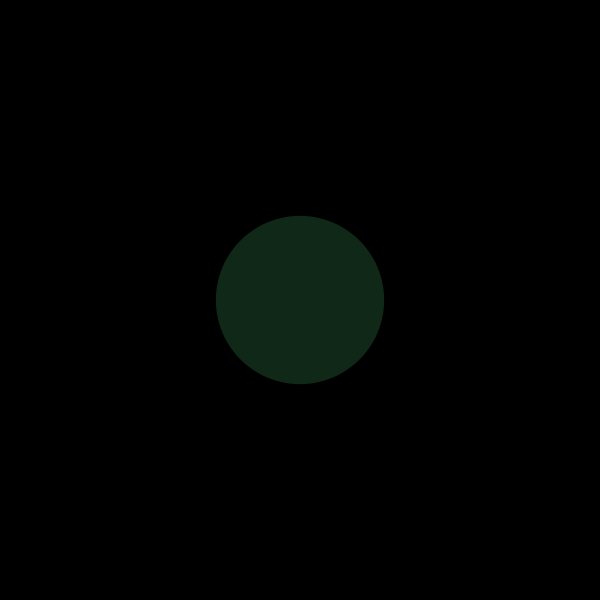
Frame 1 (no input)
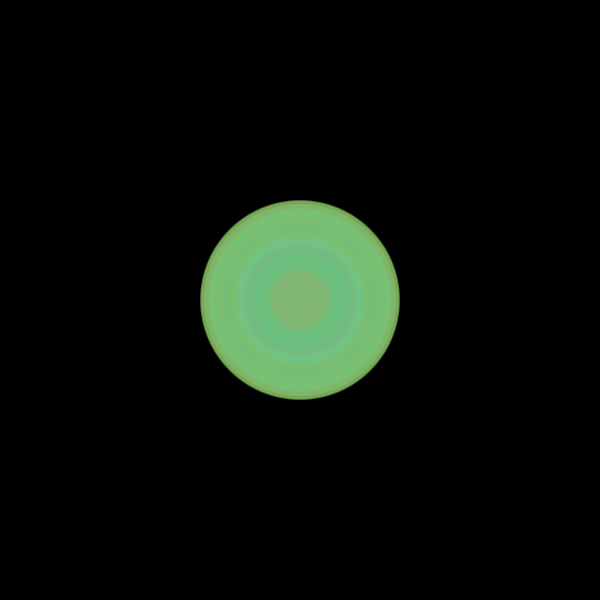
Frame 60 (the mouse pressed at the canvas centre just before this capture)
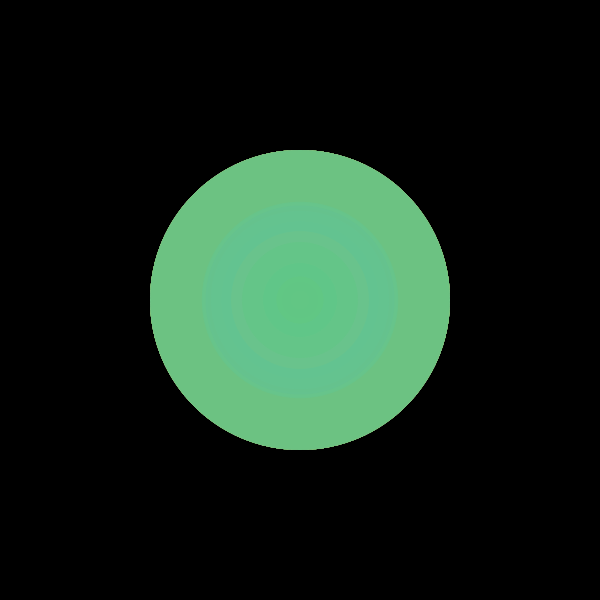
Frame 120 (the mouse held since frame 60 and released just before this capture)

The Processing sketch that drew these frames (run headless with seeded random() and noise(); from frame 60 on, the mouse is pressed at the canvas centre):

// Processing sketch: processing_38856
// ── processing_38856.pde

int counter;

void setup() {  
  size(600, 600);
  background(0);  
  colorMode(HSB);   
  counter = 0;
}

void draw() {  
  counter++;
  noStroke();
  fill(random(150),150,205,50);
  
  if(mousePressed ) { 
    ellipse(mouseX, mouseY, mouseX,mouseY);
  }
 
    ellipse(width/2, height/2, 200*sin(counter), 200*sin(counter));
  
}

                
                                
